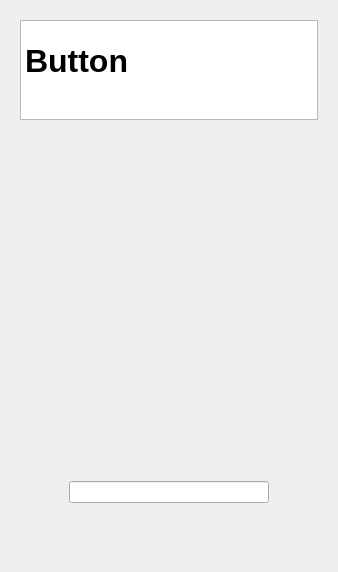
         <widget class="QWidget" name="buttonPage">
          <layout class="QVBoxLayout" name="verticalLayout_20">
           <item>
            <widget class="QWidget" name="button_widget" native="true">
             <layout class="QVBoxLayout" name="verticalLayout_24">
              <item>
               <widget class="QTextEdit" name="button_textEdit">
                <property name="maximumSize">
                 <size>
                  <width>16777215</width>
                  <height>100</height>
                 </size>
                </property>
                <property name="html">
                 <string>&lt;!DOCTYPE HTML PUBLIC &quot;-//W3C//DTD HTML 4.0//EN&quot; &quot;http://www.w3.org/TR/REC-html40/strict.dtd&quot;&gt;
&lt;html&gt;&lt;head&gt;&lt;meta name=&quot;qrichtext&quot; content=&quot;1&quot; /&gt;&lt;style type=&quot;text/css&quot;&gt;
p, li { white-space: pre-wrap; }
&lt;/style&gt;&lt;/head&gt;&lt;body style=&quot; font-family:'Ubuntu'; font-size:11pt; font-weight:400; font-style:normal;&quot;&gt;
&lt;p style=&quot;-qt-paragraph-type:empty; margin-top:0px; margin-bottom:0px; margin-left:0px; margin-right:0px; -qt-block-indent:0; text-indent:0px;&quot;&gt;&lt;br /&gt;&lt;/p&gt;
&lt;p style=&quot; margin-top:0px; margin-bottom:0px; margin-left:0px; margin-right:0px; -qt-block-indent:0; text-indent:0px;&quot;&gt;&lt;span style=&quot; font-size:24pt; font-weight:600;&quot;&gt;Button &lt;/span&gt;&lt;/p&gt;&lt;/body&gt;&lt;/html&gt;</string>
                </property>
               </widget>
              </item>
              <item>
               <widget class="QWidget" name="button_bottom_widget" native="true">
                <layout class="QGridLayout" name="gridLayout_10">
                 <item row="1" column="1">
                  <layout class="QVBoxLayout" name="verticalLayout_27">
                   <item>
                    <widget class="QLabel" name="label_5">
                     <property name="minimumSize">
                      <size>
                       <width>200</width>
                       <height>300</height>
                      </size>
                     </property>
                     <property name="text">
                      <string/>
                     </property>
                    </widget>
                   </item>
                   <item>
                    <widget class="QLineEdit" name="lineEdit"/>
                   </item>
                  </layout>
                 </item>
                 <item row="1" column="2">
                  <spacer name="horizontalSpacer_9">
                   <property name="orientation">
                    <enum>Qt::Horizontal</enum>
                   </property>
                   <property name="sizeHint" stdset="0">
                    <size>
                     <width>40</width>
                     <height>20</height>
                    </size>
                   </property>
                  </spacer>
                 </item>
                 <item row="1" column="0">
                  <spacer name="horizontalSpacer_8">
                   <property name="orientation">
                    <enum>Qt::Horizontal</enum>
                   </property>
                   <property name="sizeHint" stdset="0">
                    <size>
                     <width>40</width>
                     <height>20</height>
                    </size>
                   </property>
                  </spacer>
                 </item>
                 <item row="2" column="1">
                  <spacer name="verticalSpacer_3">
                   <property name="orientation">
                    <enum>Qt::Vertical</enum>
                   </property>
                   <property name="sizeHint" stdset="0">
                    <size>
                     <width>20</width>
                     <height>40</height>
                    </size>
                   </property>
                  </spacer>
                 </item>
                 <item row="0" column="1">
                  <spacer name="verticalSpacer_4">
                   <property name="orientation">
                    <enum>Qt::Vertical</enum>
                   </property>
                   <property name="sizeHint" stdset="0">
                    <size>
                     <width>20</width>
                     <height>40</height>
                    </size>
                   </property>
                  </spacer>
                 </item>
                </layout>
               </widget>
              </item>
             </layout>
            </widget>
           </item>
          </layout>
         </widget>
